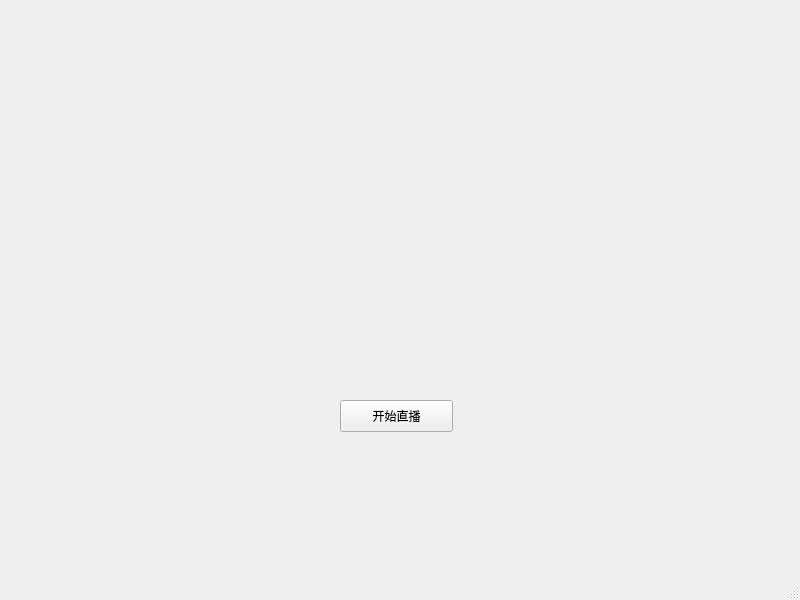
<?xml version="1.0" encoding="UTF-8"?>
<ui version="4.0">
 <class>MainWindow</class>
 <widget class="QMainWindow" name="MainWindow">
  <property name="geometry">
   <rect>
    <x>0</x>
    <y>0</y>
    <width>800</width>
    <height>600</height>
   </rect>
  </property>
  <property name="windowTitle">
   <string>MainWindow</string>
  </property>
  <widget class="QWidget" name="centralwidget">
   <widget class="QPushButton" name="pushButton">
    <property name="geometry">
     <rect>
      <x>340</x>
      <y>400</y>
      <width>113</width>
      <height>32</height>
     </rect>
    </property>
    <property name="text">
     <string>开始直播</string>
    </property>
   </widget>
  </widget>
  <widget class="QMenuBar" name="menubar">
   <property name="geometry">
    <rect>
     <x>0</x>
     <y>0</y>
     <width>800</width>
     <height>24</height>
    </rect>
   </property>
  </widget>
  <widget class="QStatusBar" name="statusbar"/>
 </widget>
 <resources/>
 <connections/>
</ui>
